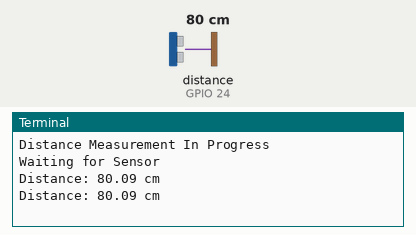
This program was run on a simulated Raspberry Pi (BCM pin numbers). Parts: the last lines printed to the terminal. The test bench sets the inputs (shaded band); at power-on: distance to the obstacle (sensor on GPIO 24) 80 cm. The echo pulse lasts 58.3 µs per cm; the clock reads 2024-03-15 10:24:30 at power-on unless the program sets it.

Above: at 3.2 s.
3.3 s: distance to the obstacle (sensor on GPIO 24) set to 2 cm
At 4.6 s:
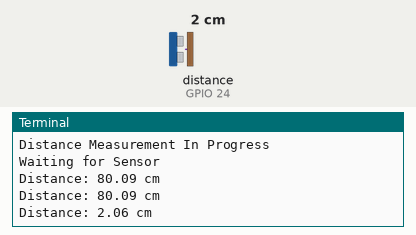
4.8 s: distance to the obstacle (sensor on GPIO 24) set to 4 cm
At 5.8 s:
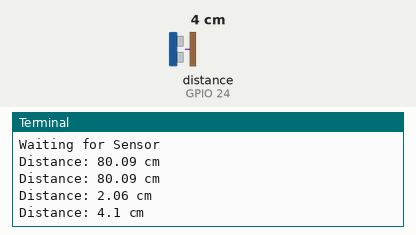
Timing chart, 0 to 7.8 s (numbered marks = the images above; inputs shaded):
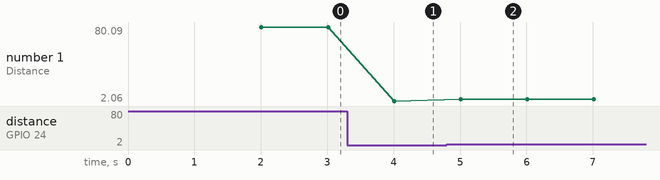

The program:

distance.py
```python
#coding: utf-8
import RPi.GPIO as GPIO
import time
GPIO.setwarnings(False)
GPIO.setmode(GPIO.BCM)
GPIO.cleanup()
TRIG = 23
ECHO = 24

print "Distance Measurement In Progress"

GPIO.setup(TRIG,GPIO.OUT)
GPIO.setup(ECHO,GPIO.IN)

GPIO.output(TRIG,False)
print "Waiting for Sensor"
time.sleep(2)
while True:
	GPIO.output(TRIG,True)
	time.sleep(0.00001)
	GPIO.output(TRIG,False)

	while GPIO.input(ECHO)==0:
		 pulse_start = time.time()

	while GPIO.input(ECHO)==1:
		pulse_end = time.time()

	pulse_duration = pulse_end - pulse_start
	distance = pulse_duration * 17150
	distance = round(distance,2)

	print "Distance:",distance,"cm"
	time.sleep(1)
```

Measured:
- after the input at 3.3 s, the terminal: prints a new line after 0.71 s (image 1)
- after the input at 4.8 s, the terminal: prints a new line after 0.21 s (image 2)
- plotted number 1: 80.09 → 2.06 after the input at 3.3 s, 2.06 → 4.1 after the input at 4.8 s
